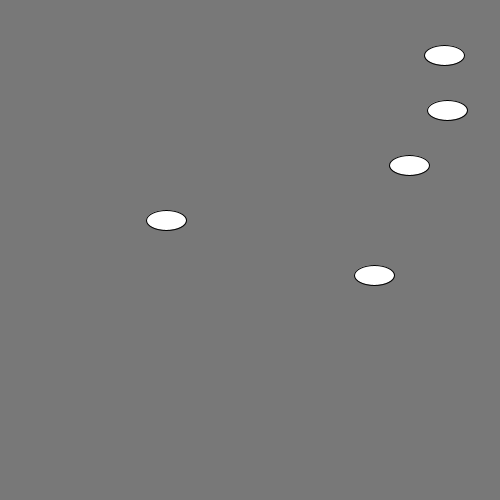
Frame 1 (no input)
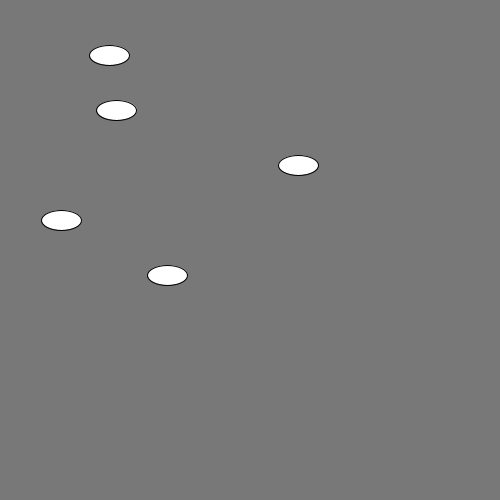
Frame 60 (the mouse pressed at the canvas centre just before this capture)
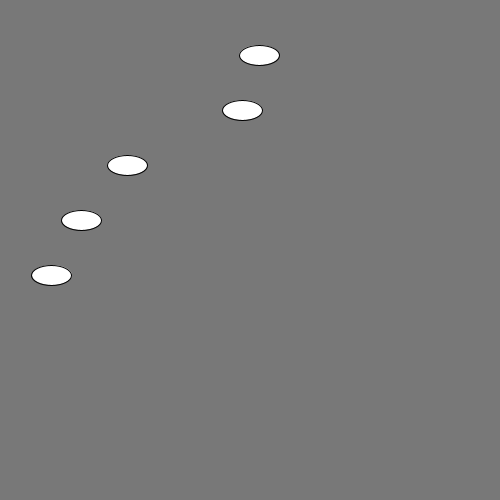
Frame 120 (the mouse held since frame 60 and released just before this capture)

The Processing sketch that drew these frames (run headless with seeded random() and noise(); from frame 60 on, the mouse is pressed at the canvas centre):

// Processing sketch: processing_153384
// ── processing_153384.pde

// flipping ellipse redesign 
// if you keep touching mouse color will be change

int     num;    // the number of items in the array (# of circles)
float[] y;      // y-position of each circle (fixed)
float[] speed;  // speed of each circle
float[] phase;  // phase of each circle

float red = 120;
float green = 120;
float blue = 120;

void setup() {
  size(500, 500);

  num = 5;

  // allocate space for each array
  y = new float[num];
  speed = new float[num];
  phase = new float[num]; 

  // calculate the gap in y based on the number of circles
  float gap = height / (num + 4);

  //setup an initial value for each item in the array
  for (int i=0; i<num; i++) {
    y[i] = gap * (i + 1);      // y is constant for each so can be calculated once
    speed[i] = random(15);
    phase[i] = random(TWO_PI);
  }
}


void draw() {
  background(red, green, blue);

  for (int i=0; i<num; i++) {
    // calculate the x-position of each ball based on the speed, phase and current frame
    float x = width/2 + sin(radians(frameCount*speed[i] ) + phase[i])* 200;
    ellipse(x, y[i], 40, 20);
  }
}


// change the background colour if the mouse is dragged
void mouseDragged() {
  red = map(mouseX, 0, width, 0, 255);
  green = map(mouseY, 0, height, 0, 255);
  blue = map(mouseX+mouseY, 0, width+height, 255, 0);
}
